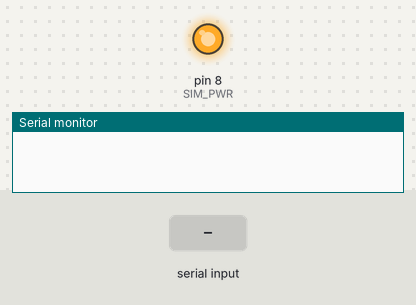
The sketch below on a simulated Arduino Mega 2560, built with avr-gcc and run on an emulated ATmega2560. On the bench: output pins drawn as LEDs (lit = HIGH), the last lines printed to the serial monitor. The test bench sets the inputs (shaded band). The modem accepts every AT command (registered, SIM ready, sends succeed) and sends nothing else.

Above: at 2.1 s.
At 15.2 s:
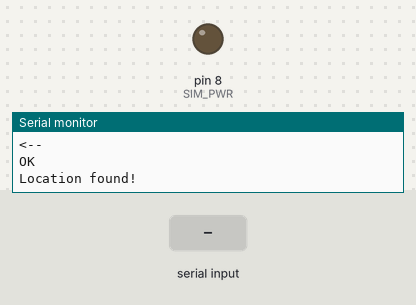
15.3 s: "Location Not Fix\n" received over Serial
18.3 s: "Location Not Fix\n" received over the second serial link
19.8 s: ",\n" received over Serial
21.3 s: ",\n" received over the second serial link
22.8 s: "9\n" received over Serial
Timing chart, 0 to 25.3 s (numbered marks = the images above; inputs shaded):
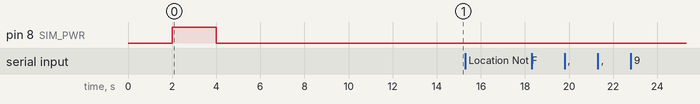

The sketch:

sim-808-controller.ino
```cpp
#define SIM_RST 5              ///< SIM808 RESET
#define SIM_RX 6               ///< SIM808 RXD
#define SIM_TX 7               ///< SIM808 TXD
#define SIM_PWR 8              ///< SIM808 PWRKEY
#define SIM_STATUS 3           ///< SIM808 STATUS
#define SIM808_BAUDRATE 38400  ///< Controls the serial baudrate between the arduino and the SIM808 module
#define SERIAL_BAUDRATE 38400  ///< Controls the serial baudrate between the arduino and the computer
#define BUFFER_SIZE 512        ///< Size of the buffer on the main program side
#define POSITION_STR_SIZE 24


char buffer[BUFFER_SIZE];
char position[POSITION_STR_SIZE];
int timeout = 1000;

bool readNext(bool line = false) {
  char c;
  char *p = buffer;
  memset(p, 0, BUFFER_SIZE);

  do {
    while (!Serial.available()) delay(100);

    c = Serial.read();
    if ((!line && isspace(c)) || c == '\n') break;

    *p = c;
    p++;
  } while (true);

  *p = '\n';
  Serial1.print(buffer);
  Serial.println("");
  Serial.print(buffer);
  return c == '\n';
}

void readNext_sim808(char *buffer = buffer, size_t size = BUFFER_SIZE, uint16_t timeout = 500, char stop = 0) {
  size_t i = 0;
  bool exit = false;
  memset(buffer, 0, BUFFER_SIZE);
  Serial.println("odczytywanie...");

  do {
    while (!exit && i < size - 1 && Serial1.available()) {
      char c = Serial1.read();
      buffer[i] = c;
      i++;

      exit |= stop && c == stop;
    }

    if (timeout) {
      if (timeout) {
        delay(1);
        (timeout)--;
      }

      if (!(timeout)) break;
    }
  } while (!exit && i < size - 1);

  buffer[i] = '\0';

  if (i) {
    Serial.print(F("<--"));
    Serial.print(buffer);
  }
}

void readNext_sim808_silent(char *buffer = buffer, size_t size = BUFFER_SIZE, uint16_t timeout = 500, char stop = 0) {
  size_t i = 0;
  bool exit = false;
  memset(buffer, 0, BUFFER_SIZE);
  // Serial.println("odczytywanie...");

  do {
    while (!exit && i < size - 1 && Serial1.available()) {
      char c = Serial1.read();
      buffer[i] = c;
      i++;

      exit |= stop && c == stop;
    }

    if (timeout) {
      if (timeout) {
        delay(1);
        (timeout)--;
      }

      if (!(timeout)) break;
    }
  } while (!exit && i < size - 1);

  buffer[i] = '\0';

  if (i) {
    // Serial.print(F("<--"));
    // Serial.print(buffer);
  }
}

void blink_for_ready(){
  digitalWrite(2, HIGH);
  digitalWrite(3, HIGH);
  digitalWrite(4, HIGH);
  digitalWrite(6, HIGH);
  delay(2000);
  digitalWrite(2, LOW);
  digitalWrite(3, LOW);
  digitalWrite(4, LOW);
  digitalWrite(6, LOW);
}

void parse_location_send_via_tcp(){
  for(int i = 0 ; i< BUFFER_SIZE; i++){
      if(buffer[i] == ','){
        for(int k = 0 ; k < POSITION_STR_SIZE ; k++){
          position[k] = buffer[i+k+1];
        }
        position[23] = '\0';
        break;
      }
  }
  delay(2000);
  Serial1.print("AT+CIPSEND=23\n");
  Serial.print("AT+CIPSEND=23\n");
  readNext_sim808();
  delay(2000);
  Serial1.print(position);
  Serial.println(position);
  readNext_sim808();
}


void change_states(){
  // int received_no = parse();
  // if(received_no >=0 && received_no <=15){
  //   if(received_no & 1){
  //     digitalWrite(2, HIGH);
  //   }
  //   else{
  //     digitalWrite(2, LOW);
  //   }
  //   if(received_no & 2){
  //     digitalWrite(3, HIGH);
  //   }
  //   else{
  //     digitalWrite(3, LOW);
  //   }
  //   if(received_no & 4){
  //     digitalWrite(4, HIGH);
  //   }
  //   else{
  //     digitalWrite(4, LOW);
  //   }
  //   if(received_no & 8){
  //     digitalWrite(6, HIGH);
  //   }
  //   else{
  //     digitalWrite(6, LOW);
  //   }
  // }
}


void setup() {
  // put your setup code here, to run once:
  Serial1.begin(SIM808_BAUDRATE);
  Serial.begin(SERIAL_BAUDRATE);
  pinMode(SIM_PWR, OUTPUT);
  delay(2000);
  digitalWrite(SIM_PWR, HIGH);
  delay(2000);
  digitalWrite(SIM_PWR, LOW);


  delay(2000);
  Serial1.print("AT+CGNSPWR=1\n");
  Serial.print("AT+CGNSPWR=1\n");
  readNext_sim808();

  delay(2000);
  Serial1.print("AT+CGNSSEQ=\"RMC\"\n");
  Serial.print("AT+CGNSSEQ=\"RMC\"\n");
  readNext_sim808();

  delay(2000);
  Serial1.print("AT+CGNSCMD=1,\"24504D544B3030302A33320D0A\"\n");
  Serial.print("AT+CGNSCMD=1,\"24504D544B3030302A33320D0A\"\n");
  readNext_sim808();

  // tcp must be on
  for(;;)
  {
    delay(2000);
    Serial1.print("AT+CGPSSTATUS?\n");
    Serial.print("AT+CGPSSTATUS?\n");
    readNext_sim808();

    if(strstr(buffer,"Location Not Fix") == NULL)
    {
      Serial.println("Location found!");
      break;
    }
    else
    {
      Serial.println("Searching for location...");
    }
  }
}
void atach_tcp(){
  delay(2000);
  Serial1.print("AT\n");
  Serial.print("AT\n");
  readNext_sim808();
  delay(5000);
  Serial1.print("AT+CSTT=\"internet\",\"internet\",\"internet\"\n");
  Serial.print("AT+CSTT=\"internet\",\"internet\",\"internet\"\n");
  readNext_sim808();
  delay(10000);
  Serial1.print("AT+CIICR\n");
  Serial.print("AT+CIICR\n");
  readNext_sim808();
  delay(5000);
  Serial1.print("AT+CIFSR\n");
  Serial.print("AT+CIFSR\n");
  readNext_sim808();
  delay(5000);
  Serial1.print("AT+CIPSTART=\"TCP\",\"<ip>\",\"<port>\"\n");
  Serial.print("AT+CIPSTART=\"TCP\",\"<ip>\",\"<port>\"\n");
  readNext_sim808();
}

void loop() {

  while (true) {
    readNext();
    if (buffer[0] == '9') {
      Serial.println("koniec kontroli");
      atach_tcp();
      break;
    }
    delay(1000);
    readNext_sim808();
  }
  while (true) {
    Serial1.print("AT+CGPSINF=0\n");
    Serial.println("AT+CGPSINF=0");
    delay(2000);
    readNext_sim808();
    parse_location_send_via_tcp();
    readNext_sim808();
  }
}
```
